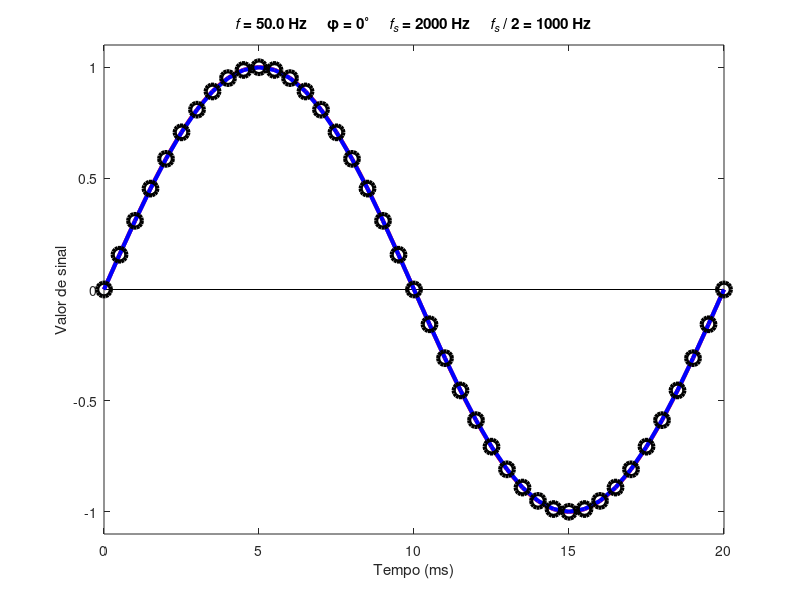

This figure's MATLAB source: (Note: this script raises an error after producing the figure.)
fs_in = 50000;
fs_out = 2000;
f_min = 50;
f_max = 3000;
f_factor_coarse = 0.002;
f_factor_fine = 0.00005;
f = f_min;
% Inicializar parâmetros de fase
phi_min = 0;
phi_max = 360;
phi_step = 1;
phi = phi_min;
% Inicializar parâmetros de tempo
t_sound = 1;
t_width = 1/f_min;
t_long_in = linspace(0,t_sound,fs_in*t_sound+1);
t_in = t_long_in(1:fs_in*t_width+1);
t_long_out = linspace(0,t_sound,fs_out*t_sound+1);
t_out = t_long_out(1:fs_out*t_width+1);
% Criar figura e controladores de eventos
figure('Name','Interactive Demo of Nyquist''s Sampling Theorem', ...
    'KeyPressFcn',@(~,event) setappdata(0,'c',event.Key), ...
    'KeyReleaseFcn',@(~,~) setappdata(0,'c',0), ...
    'ResizeFcn',@(~,~) setappdata(0,'s',get(gcf,'Position')));
% Loop infinito
while 1
    % Calcular os sinais de entrada e saída
    s_long_in = sin(2*pi*f*t_long_in+phi*pi/180);
    s_in = s_long_in(1:fs_in*t_width+1);
    s_long_out = sin(2*pi*f*t_long_out+phi*pi/180);
    s_out = s_long_out(1:fs_out*t_width+1);
    % Plotar sinais de entrada e saída e marcadores de amostras
    plot(1000*t_in,s_in,'r','LineWidth',3);
    hold on
    plot([0 1000*t_width],[0 0],'k');
    plot(1000*t_out,s_out,'b','LineWidth',3);
    plot(1000*t_out,s_out,'ko','LineWidth',3,'MarkerSize',10);
    hold off
    % "Ajuste a estética da figura
    s = getappdata(0,'s');
    axis([0 1000*t_width -1.1 1.1])
    title(['{\itf} = ' num2str(f,'%.1f') ' Hz     \phi = ' ...
        num2str(phi) '^\circ     {\itf_s} = ' num2str(fs_out) ...
        ' Hz     {\itf_s} / 2 = ' num2str(fs_out/2) ' Hz'])
    xlabel('Tempo (ms)')
    ylabel('Valor de sinal')
    set(gca,'FontSize',s(3)/50)
    drawnow
    % Ajuste de parâmetros de simulação através de entrada do teclado.
    c = getappdata(0,'c');
    if c == 'q', f = min(f*(1+f_factor_coarse),f_max); end
    if c == 'a', f = max(f*(1-f_factor_coarse),f_min); end
    if c == 'w', f = min(f*(1+f_factor_fine),f_max); end
    if c == 's', f = max(f*(1-f_factor_fine),f_min); end
    if c == 'e', phi = min(phi+phi_step,phi_max); end
    if c == 'd', phi = max(phi-phi_step,phi_min); end
    if c == 'r', f = f_min; phi = phi_min; end
    if c == 'i', try sound(s_long_in,fs_in), catch, end, end
    if c == 'o', try sound(s_long_out,fs_out), catch, end, end
    if strcmp(c,'escape'), break; end
end